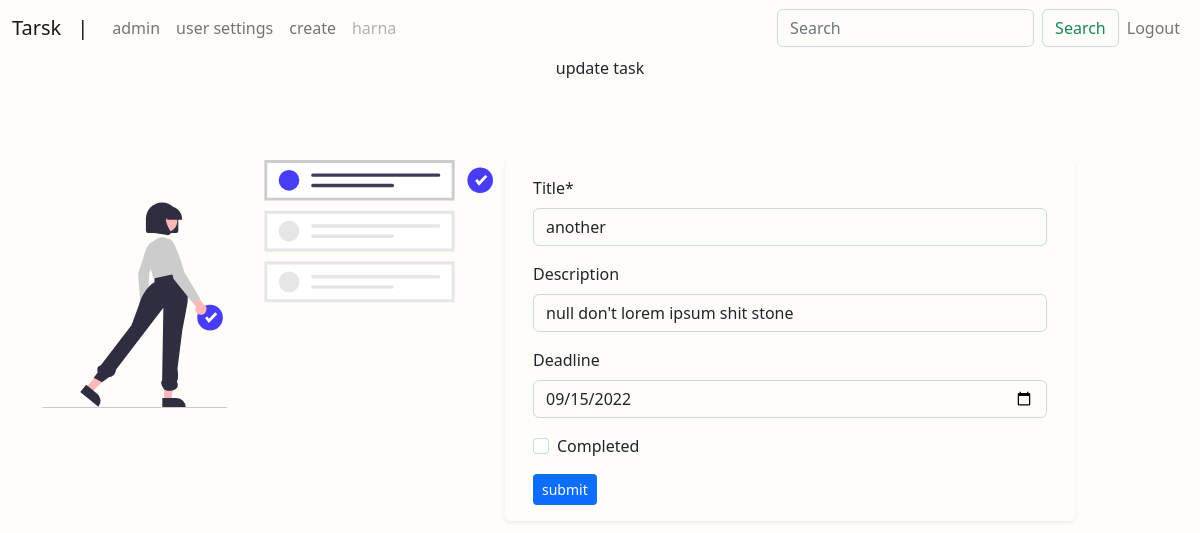
The app's page /task/another/update/ (signed in) with its own data.
### accounts/models.py (models this page shows, shortened)
class MyUser(AbstractBaseUser):
    email = models.EmailField(
        verbose_name='email address',
        max_length=255,
        unique=True,
    )
    is_active = models.BooleanField(default=True)
    is_admin = models.BooleanField(default=False)
    objects = MyUserManager()
    USERNAME_FIELD = 'email'

class Profile(models.Model):
    user = models.OneToOneField(MyUser, related_name='profile', on_delete=models.CASCADE)
    first_name = models.CharField(max_length=200,null=True,blank=False)
    last_name = models.CharField(max_length=200,null=True)
    date_of_birth = models.DateField(blank=False,null=True)
    phone_number = PhoneNumberField(null=True,blank=True)
    online = models.BooleanField(default=False,blank=True)
    def __str__(self):
        if self.first_name != None:
            return f"{self.first_name}"
        return f"{self.user}'s  profile"

### task/models.py (models this page shows, shortened)
class Task(models.Model):
    title = models.CharField(max_length=200,null=False,blank=False)
    description = models.TextField(blank=True, default='null')
    user = models.ForeignKey(MyUser,on_delete=models.CASCADE,blank=False,null=True,related_name='my_tasks')
    slug = models.SlugField(max_length=100,unique=True,blank=True, null=True)
    time_stamp = models.DateTimeField(auto_now_add=True,blank=True)
    completed = models.BooleanField(default=False,blank=True)
    deadline = models.DateField(blank=True,null=True)
    edited = models.BooleanField(default=False,blank=True)
    class Meta:
        ordering = ('completed','-deadline','time_stamp',)

### task/views.py (the view, shortened to what this page needs)
# urls.py: path('<slug:slug>/update/', update, name='update'),
@login_required(login_url='index')
def update(request,slug):
    context = {}
    task = get_object_or_404(Task,slug=slug)
    form = TaskUpdateForm(request.POST or None, instance=task)
    qs = MyUser.objects.all()
    context = {
        'title': f'update-{task.title}', 'task':task, 'update_form':form,
        'qs':qs
    }
    template_name = 'task/update.html'
    return render(request,template_name,context)

### task/forms.py
class TaskUpdateForm(forms.ModelForm,):
    class Meta:
        model = Task
        fields = ('title','description','deadline','completed')
        widgets={
            "title": forms.TextInput(attrs={"class":'border-success border-opacity-25',}),
            "description": forms.TextInput(attrs={"class":'border-success border-opacity-25',}),
            "deadline": Date_input(attrs={"class":'border-success border-opacity-25',}),
            "completed":forms.CheckboxInput(attrs={"class":'border-success border-opacity-25',})
        }

### task/templates/task/update.html (shortened to what this page needs)
{% extends 'accounts/base.html' %}
{% load crispy_forms_tags %}
{% load static %}
{% block content %}
{% if user.is_authenticated %}
  <div class="d-flex justify-content-center">
    <p class="fw-light">update task</p>
  </div>
  <br><br>
  <div class="flex-row gap-3 justify-content-around">
    <div class="row  pt-3">
      <div id="imgdiv" class="col-sm-5 text-center">
            <img class="thumbnail img-responsive"  src="{% static '/images/index.svg' %}"
                style="max-width:100%;height: auto;max-height: 100%;">
     </div>
     <div class="col-sm-6 shadow-sm rounded">
        <form method="post" class="p-3 ">
          {{ update_form|crispy }}
          <button class="btn btn-primary btn-sm border-success border-opacity-25" type="submit">submit</button>
        </form>
      </div>
    </div>
  </div>
  {% else %}
  <p>You are not logged in</p>
  <p><h1>Welcome</h1></p>
  <p><h4><a href="{% url 'login' %}">Log In</a> or <a href="{% url 'account:signup' %}">create account</a></h4></p>
{% endif %}
{% endblock %}

### accounts/templates/accounts/base.html (shortened to what this page needs)
{% load static %}
<!doctype html>
<html lang="en">
  <head>
    <link href="https://cdn.jsdelivr.net/npm/bootstrap@5.2.0-beta1/dist/css/bootstrap.min.css" rel="stylesheet">
    <link rel="stylesheet" href="{% static '/css/main.css' %}">
  </head>
  <body>
    <nav class=" navbar navbar-expand-lg">
      <div class="container-fluid h-25">
        <a class="navbar-brand"
        {% if request.user.is_authenticated %}
              href="{% url 'task:dashboard' %}"
              {% else %}
              href="http://127.0.0.1:8000/"
              {% endif %}
        >Tarsk</a>
        <a class="navbar-brand" href="#">|</a>
        <div class="collapse navbar-collapse" id="navbarSupportedContent">
          <ul class="navbar-nav me-auto mb-2 mb-lg-0">
            {% if user.is_admin %}
            <li class="nav-item">
              <a class="nav-link" href="http://127.0.0.1:8000/admin/">admin</a>
            </li>
            {% endif %}
            {% if user.is_authenticated %}
            <li class="nav-item">
              <a class="nav-link" href="{% url 'accounts:settings' %}">user settings</a>
            </li>
            <li class="nav-item">
              <a class="nav-link" href="{% url 'task:create_task' %}">create</a>
            </li>
            <li class="nav-item">
              <a class="nav-link disabled">{{request.user.profile}}</a>
            </li>
            {% endif %}
          </ul>
          {% if request.user.is_authenticated %}
          <form class="d-flex" role="search" method="GET" action="{% url 'task:search' %}">
            <input class="form-control me-2 border-success border-opacity-25" type="search" placeholder="Search" aria-label="Search" name="q">
            <button class="btn btn-outline-success border-success border-opacity-25" type="search">Search</button>
          </form>
          <ul class="navbar-nav">
            <li class="nav-item">
              <a class="nav-link" href="{% url 'accounts:logout' %}"> Logout</a>
            </li>
          {% endif %}
          </ul>
        </div>
      </div>
    </nav>
    <div class="container" style="background-size: cover; height: 100vh;">
      {% block content %}
      {% endblock %}
    </div>
  </body>
</html>

### accounts/static/css/main.css (style rules this page uses)
body { background-color:rgb(255, 253, 250); background-size: cover; }
.card,.form-control { background-color: transparent; border-color:rgb(117, 117, 117); }

### records on screen
MyUser: user.profile "harna"
Task: title "another", description "null don't lorem ipsum shit stone", deadline "09/15/2022"
